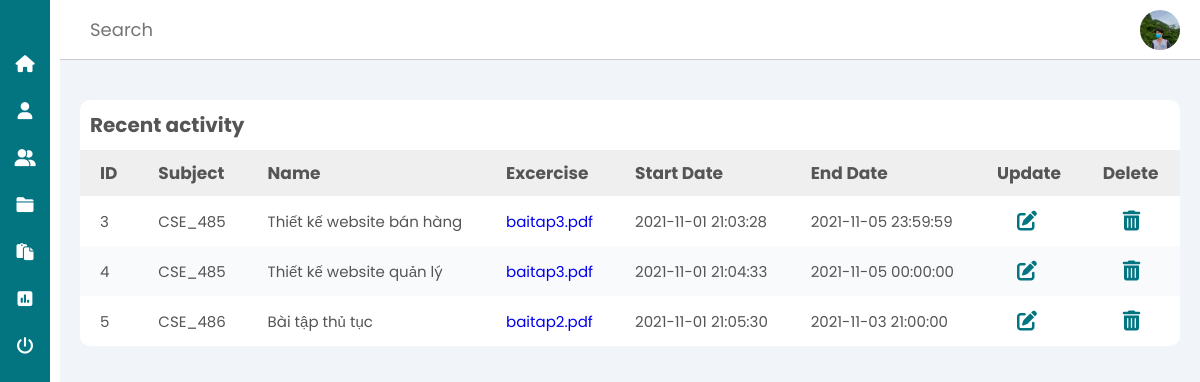
The app's page /teacher/project.php (signed in) with its own data.
### tables this page shows
CREATE TABLE `tb_homework` (
  `id_homework` int(11) NOT NULL,
  `id_subject` char(10) DEFAULT NULL,
  `name_homework` varchar(100) DEFAULT NULL,
  `excercise` char(100) DEFAULT NULL,
  `start_date` datetime DEFAULT current_timestamp(),
  `end_date` datetime DEFAULT NULL,
  `home_level` tinyint(4) NOT NULL DEFAULT 0
);

### teacher/project.php (the view, shortened to what this page needs)
<?php
    include('header.php');
?>
    <main>
        <section class="recent">
            <div class="activity-grid">
                <div class="activity-card">
                    <h3>Recent activity</h3>
                    <div class="table-responsive">
                        <table>
                            <thead>
                                <tr>
                                    <th>ID</th>
                                    <th>Subject</th>
                                    <th>Name</th>
                                    <th>Excercise</th>
                                    <th>Start Date</th>
                                    <th>End Date</th>
                                    <th>Update</th>
                                    <th>Delete</th>
                                </tr>
                            </thead>
                            <tbody><tbody>
                                <?php
                                    $sql = "SELECT * FROM tb_homework WHERE home_level = 1 ORDER BY id_subject";
                                    $res = mysqli_query($conn, $sql);
                                    if($res == TRUE)
                                    {
                                        $count = mysqli_num_rows($res);
                                        if($count>0)
                                        {
                                            while($row = mysqli_fetch_assoc($res))
                                            {
                                                $id_home = $row['id_homework'];
                                                $id_sub = $row['id_subject'];
                                                $name = $row['name_homework'];
                                                $excer= $row['excercise'];
                                                $sdate = $row['start_date'];
                                                $edate = $row['end_date'];
                                ?>
                                                <tr>
                                                    <td><?php echo $id_home; ?></td>
                                                    <td><?php echo $id_sub; ?></td>
                                                    <td><?php echo $name ?></td>
                                                    <td>
                                                        <a href="dowload_homework.php?file=<?php echo $row['excercise'] ?>">
                                                            <?php echo $excer;?>
                                                        </a>
                                                    </td>
                                                    <td><?php echo $sdate; ?></td>
                                                    <td><?php echo $edate; ?></td>
                                                    <td>
                                                        <a href="update_homework.php?id_home=<?php echo $id_home;?>&&id_sub=<?php echo $id_sub; ?>" class="update-icon">
                                                            <i class="fas fa-edit"></i>
                                                        </a>
                                                    </td>
                                                    <td>
                                                        <a href="delete_homework.php?id_home=<?php echo $id_home;?>&&id_sub=<?php echo $id_sub; ?>" class="delete-icon">
                                                            <i class="fas fa-trash-alt"></i>
                                                        </a>
                                                    </td>
                                                </tr>
                                <?php
                                            }
                                        }
                                        else
                                        {
                                        }
                                    }
                                ?>
                            </tbody>
                        </table>
                    </div>
                </div>
            </div>
        </section>
    </div>
<?php
include('footer.php');
?>

### teacher/css/teacher.css (style rules this page uses)
* { font-family: 'Poppins', sans-serif; margin: 0; padding: 0; box-sizing: border-box; outline: none; border:none; text-decoration: none; transition: all .3s linear; transition: width none; list-style: none; }
.update-icon, .delete-icon { font-size: 2rem; margin-left: 1rem; color: var(--main-color); padding: 0 1rem; }
main { margin-top: 6rem; background: #f1f5f9; min-height: 90vh; padding: 1rem 2rem; }
.recent { margin-top: 3rem; margin-bottom: 3rem; }
.recent .activity-grid { display: grid; grid-template-columns: 100%; grid-column-gap: 1rem; }
.recent .activity-card { background: #fff; border-radius: 1rem; }
.recent .activity-grid .activity-card h3 { color: var(--text); margin: 1rem; font-size: 2rem; }
.recent .activity-grid .activity-card table { width: 100%; border-collapse: collapse; }
.recent .activity-grid .activity-card table thead { background: #efefef; text-align: left; }
th, td { font-size: 1.7rem; padding: 1rem 2rem; color: var(--text); }
td { font-size: 1.5rem; }
tbody tr:nth-child(even) { background: #f9fafc; }

### records on screen
tb_homework: id_homework "3", id_subject "CSE_485", name_homework "Thiết kế website bán hàng", excercise "baitap3.pdf", start_date "2021-11-01 21:03:28", end_date "2021-11-05 23:59:59"
tb_homework: id_homework "4", id_subject "CSE_485", name_homework "Thiết kế website quản lý", excercise "baitap3.pdf", start_date "2021-11-01 21:04:33", end_date "2021-11-05 00:00:00"
tb_homework: id_homework "5", id_subject "CSE_486", name_homework "Bài tập thủ tục", excercise "baitap2.pdf", start_date "2021-11-01 21:05:30", end_date "2021-11-03 21:00:00"
